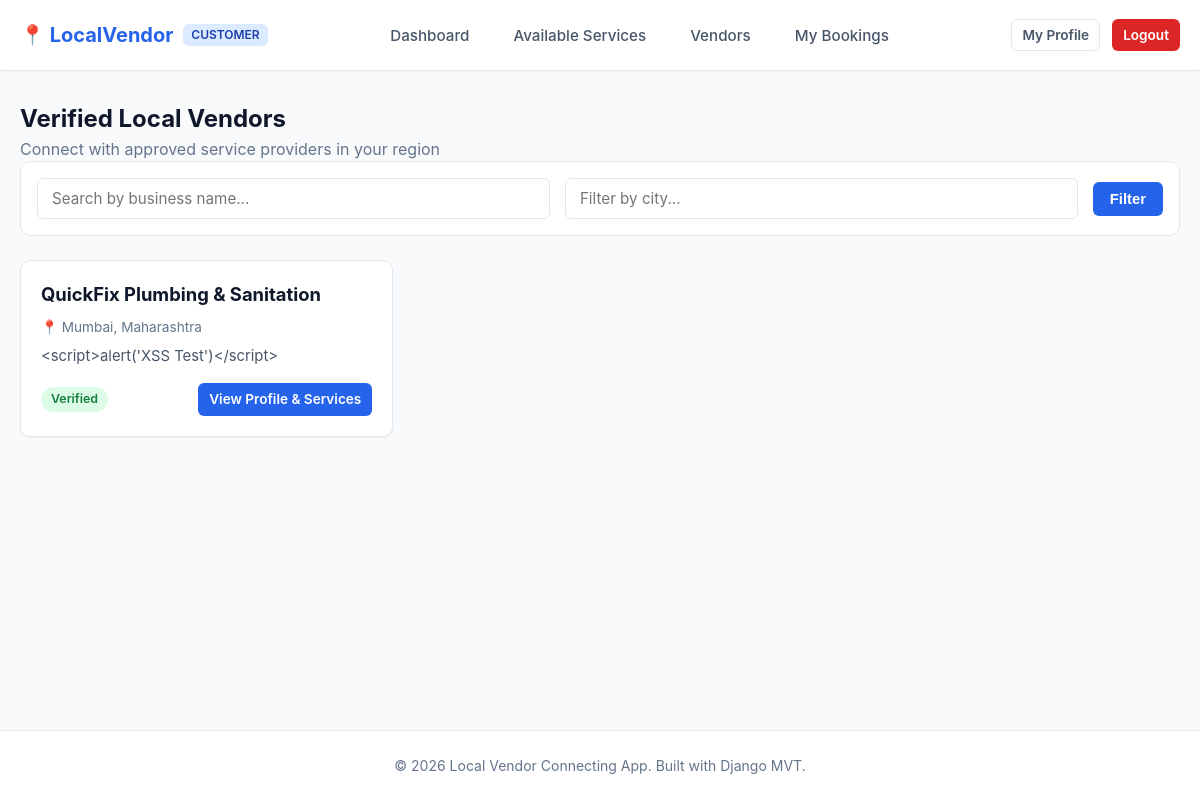
/customer/vendors/ (signed in), run on the app's committed database.
### accounts/models.py (models this page shows, shortened)
class VendorProfile(models.Model):
    PENDING = 'pending'
    APPROVED = 'approved'
    REJECTED = 'rejected'
    VERIFICATION_CHOICES = [
        (PENDING, 'Pending'),
        (APPROVED, 'Approved'),
        (REJECTED, 'Rejected'),
    ]
    user = models.OneToOneField(User, on_delete=models.CASCADE, related_name='vendor_profile')
    phone = models.CharField(max_length=15)
    business_name = models.CharField(max_length=200)
    business_description = models.TextField(blank=True)
    business_address = models.TextField()
    city = models.CharField(max_length=100)
    state = models.CharField(max_length=100)
    pincode = models.CharField(max_length=10)
    profile_picture = models.ImageField(upload_to=profile_picture_upload_path, blank=True, null=True)
    verification_status = models.CharField(max_length=10, choices=VERIFICATION_CHOICES, default=PENDING)
    rejection_reason = models.TextField(blank=True)
    is_active_vendor = models.BooleanField(default=True)
    created_at = models.DateTimeField(auto_now_add=True)
    updated_at = models.DateTimeField(auto_now=True)

### customer/views.py (the view)
# urls.py: path('vendors/', views.browse_vendors, name='browse_vendors'),
@customer_required
def browse_vendors(request):
    vendors = VendorProfile.objects.filter(
        verification_status='approved',
        is_active_vendor=True
    )
    search = request.GET.get('search', '')
    if search:
        vendors = vendors.filter(business_name__icontains=search)
    city = request.GET.get('city', '')
    if city:
        vendors = vendors.filter(city__icontains=city)
    context = {
        'vendors': vendors,
        'search': search,
        'city': city,
    }
    return render(request, 'customer/browse_vendors.html', context)

### templates/customer/browse_vendors.html (shortened to what this page needs)
{% extends 'customer/customer_base.html' %}
{% block content %}
<div class="action-row">
    <div>
        <h2>Verified Local Vendors</h2>
        <p style="color: var(--text-muted);">Connect with approved service providers in your region</p>
    </div>
</div>
<form method="GET" class="filter-bar">
    <input type="text" name="search" class="form-input" placeholder="Search by business name..." value="{{ search }}">
    <input type="text" name="city" class="form-input" placeholder="Filter by city..." value="{{ city }}">
    <button type="submit" class="btn btn-primary">Filter</button>
</form>
{% if vendors %}
<div class="cards-grid">
    {% for v in vendors %}
    <div class="card">
        <h3 class="card-title">{{ v.business_name }}</h3>
        <p style="font-size: 0.85rem; color: var(--text-muted); margin-bottom: 8px;">📍 {{ v.city }}, {{ v.state }}</p>
        <p class="card-text">{{ v.business_description|truncatewords:20|default:"No description provided." }}</p>
        <div style="display: flex; justify-content: space-between; align-items: center; margin-top: 15px;">
            <span class="status-pill status-approved">Verified</span>
            <a href="{% url 'customer:vendor_detail' v.id %}" class="btn btn-primary btn-sm">View Profile & Services</a>
        </div>
    </div>
    {% endfor %}
</div>
{% else %}
<div class="card" style="text-align: center; padding: 40px; color: var(--text-muted);">
    <h3>No vendors found matching your criteria.</h3>
    <p>Try searching with another keyword or location.</p>
</div>
{% endif %}
{% endblock %}

### static/css/base.css (style rules this page uses)
:root { --primary: #2563eb; --primary-hover: #1d4ed8; --primary-light: #eff6ff; --secondary: #475569; --success: #16a34a; --warning: #d97706; --danger: #dc2626; --bg-main: #f8fafc; --surface: #ffffff; --text-main: #0f172a; --text-muted: #64748b; --border: #e2e8f0; --border-focus: #93c5fd; --radius-sm: 6px; --radius-md: 10px; --radius-lg: 16px; --shadow-sm: 0 1px 2px 0 rgba(0, 0, 0, 0.05); --shadow-md: 0 4px 6px -1px rgba(0, 0, 0, 0.1), 0 2px 4px -2px rgba(0, 0, 0, 0.05); --shadow-lg: 0 10px 15px -3px rgba(0, 0, 0, 0.1), 0 4px 6px -4px rgba(0, 0, 0, 0.05); --font: -apple-system, BlinkMacSystemFont, "Segoe UI", Roboto, "Helvetica Neue", Arial, sans-serif; }
* { box-sizing: border-box; margin: 0; padding: 0; }
body { font-family: var(--font); background-color: var(--bg-main); color: var(--text-main); line-height: 1.5; min-height: 100vh; display: flex; flex-direction: column; }
a { color: var(--primary); text-decoration: none; transition: color 0.15s ease-in-out; }
.btn { display: inline-flex; align-items: center; justify-content: center; padding: 8px 16px; font-size: 0.925rem; font-weight: 600; border-radius: var(--radius-sm); border: 1px solid transparent; cursor: pointer; transition: all 0.15s ease-in-out; text-decoration: none; }
.btn-primary { background-color: var(--primary); color: #ffffff; }
.btn-sm { padding: 5px 10px; font-size: 0.85rem; }
.form-input, .form-select, .form-textarea { width: 100%; padding: 10px 14px; border: 1px solid var(--border); border-radius: var(--radius-sm); font-size: 0.95rem; color: var(--text-main); background-color: var(--surface); font-family: inherit; transition: border-color 0.15s, box-shadow 0.15s; }
.cards-grid { display: grid; grid-template-columns: repeat(auto-fill, minmax(280px, 1fr)); gap: 20px; margin-top: 20px; }
.card { background: var(--surface); border: 1px solid var(--border); border-radius: var(--radius-md); padding: 20px; box-shadow: var(--shadow-sm); transition: transform 0.15s, box-shadow 0.15s; }
.card-title { font-size: 1.15rem; font-weight: 700; margin-bottom: 8px; }
.card-text { color: var(--secondary); font-size: 0.925rem; margin-bottom: 16px; }
.status-pill { display: inline-block; padding: 3px 10px; border-radius: 9999px; font-size: 0.775rem; font-weight: 600; text-transform: capitalize; }
.status-confirmed, .status-approved, .status-active { background: #dcfce7; color: #15803d; }

### static/css/customer.css (style rules this page uses)
.filter-bar { background: var(--surface); border: 1px solid var(--border); border-radius: var(--radius-md); padding: 16px; margin-bottom: 24px; display: flex; gap: 15px; flex-wrap: wrap; align-items: center; }
.filter-bar .form-input, .filter-bar .form-select { width: auto; min-width: 200px; flex: 1; }

### data on the page
VendorProfile: business_name "QuickFix Plumbing & Sanitation", city "Mumbai", state "Maharashtra", business_description "<script>alert('XSS Test')</script>"
